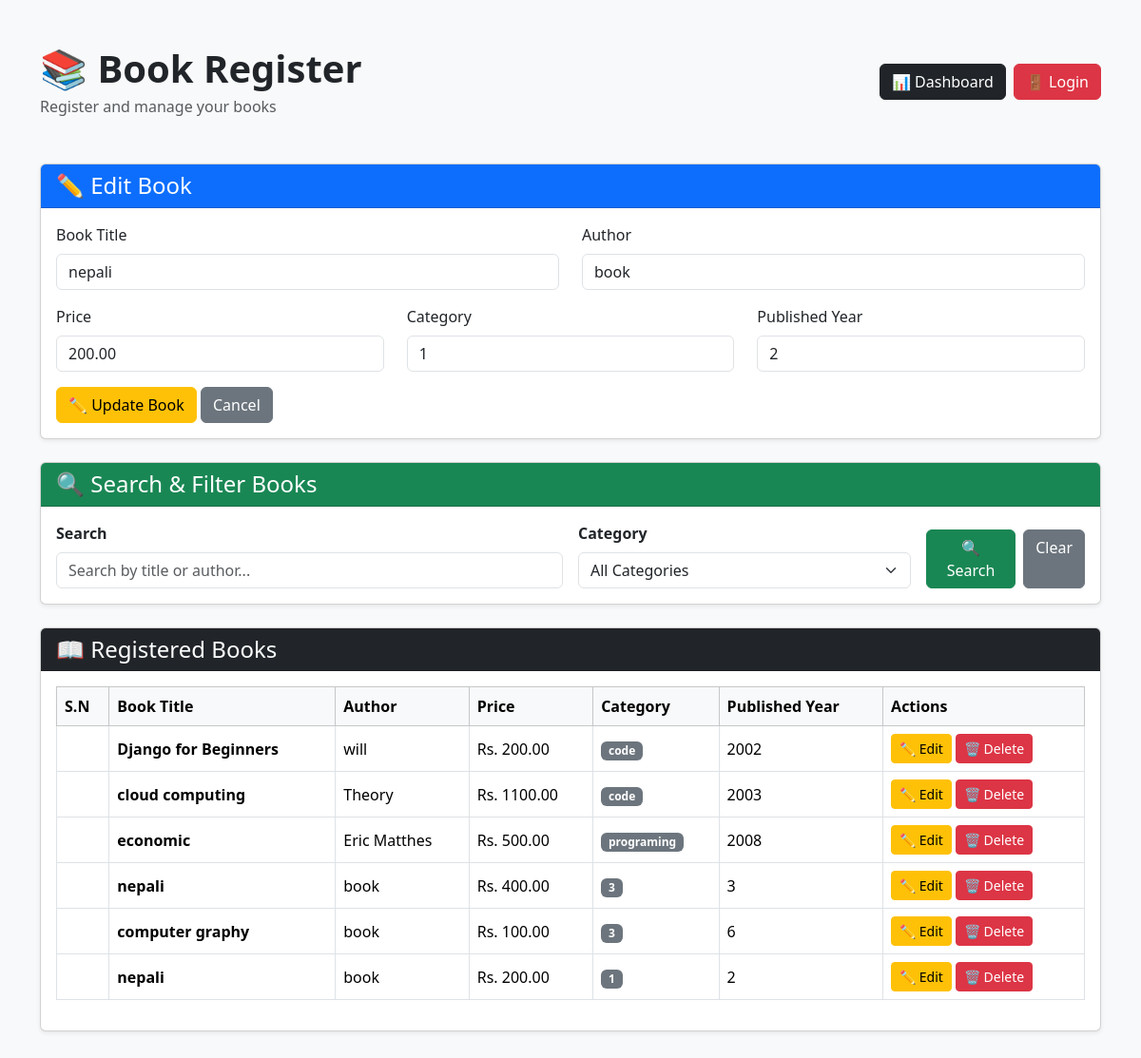
/books/edit/1/ (signed in), run on the app's committed database.
### books/models.py (models this page shows, shortened)
class Book(models.Model):
    title = models.CharField(max_length=200)
    author = models.CharField(max_length=100)
    price = models.DecimalField(max_digits=10, decimal_places=2)
    category = models.CharField(max_length=100)
    published_year = models.IntegerField()

### books/views.py (the view)
@login_required
def book_edit(request, id):
    book = get_object_or_404(
        Book,
        id=id
    )
    if request.method == "POST":
        form = BookForm(
            request.POST,
            instance=book
        )
        if form.is_valid():
            form.save()
            messages.success(
                request,
                "Book updated successfully! ✏️"
            )
            return redirect(
                "book_register"
            )
    else:
        form = BookForm(
            instance=book
        )
    books = Book.objects.all().order_by("-id")
    return render(
        request,
        "books/book_register.html",
        {
            "form": form,
            "books": books,
            "edit_mode": True,
            "edit_id": book.id,
        },
    )

### books/forms.py
class BookForm(forms.ModelForm):
    class Meta:
        model = Book
        fields = [
            "title",
            "author",
            "price",
            "category",
            "published_year",
        ]
        widgets = {
            "title": forms.TextInput(
                attrs={"class": "form-control", "placeholder": "Enter book title"}
            ),
            "author": forms.TextInput(
                attrs={"class": "form-control", "placeholder": "Enter author name"}
            ),
            "price": forms.NumberInput(
                attrs={"class": "form-control", "placeholder": "Enter price"}
            ),
            "category": forms.TextInput(
                attrs={"class": "form-control", "placeholder": "Enter category"}
            ),
            "published_year": forms.NumberInput(
                attrs={"class": "form-control", "placeholder": "Enter published year"}
            ),
        }

### books/templates/books/book_register.html (shortened to what this page needs)
<!DOCTYPE html>
<html lang="en">
<head>
    <link
        href="https://cdn.jsdelivr.net/npm/bootstrap@5.3.3/dist/css/bootstrap.min.css"
        rel="stylesheet">
</head>
<body class="bg-light">
<div class="container py-5">
    <div class="d-flex justify-content-between align-items-center mb-5">
        <div>
            <h1 class="fw-bold mb-1">
                📚 Book Register
            </h1>
            <p class="text-muted mb-0">
                Register and manage your books
            </p>
        </div>
    <div class="d-flex align-items-center gap-2">
    <a href="{% url 'dashboard' %}"
       class="btn btn-dark">
        📊 Dashboard
    </a>
    <form method="post"
          action="{% url 'logout' %}"
          class="d-inline">
        <button type="submit"
                class="btn btn-danger">
            🚪 Login
        </button>
    </form>
</div>
    </div>
    <div class="card shadow-sm mb-4">
        <div class="card-header bg-primary text-white">
            <h4 class="mb-0">
                {% if edit_mode %}
                    ✏️ Edit Book
                {% else %}
                    ➕ Register New Book
                {% endif %}
            </h4>
        </div>
        <div class="card-body">
            <form method="POST">
                <div class="row">
                    <div class="col-md-6 mb-3">
                        <label class="form-label">
                            Book Title
                        </label>
                        {{ form.title }}
                    </div>
                    <div class="col-md-6 mb-3">
                        <label class="form-label">
                            Author
                        </label>
                        {{ form.author }}
                    </div>
                    <div class="col-md-4 mb-3">
                        <label class="form-label">
                            Price
                        </label>
                        {{ form.price }}
                    </div>
                    <div class="col-md-4 mb-3">
                        <label class="form-label">
                            Category
                        </label>
                        {{ form.category }}
                    </div>
                    <div class="col-md-4 mb-3">
                        <label class="form-label">
                            Published Year
                        </label>
                        {{ form.published_year }}
                    </div>
                </div>
                {% if edit_mode %}
                    <button
                        type="submit"
                        class="btn btn-warning">
                        ✏️ Update Book
                    </button>
                    <a
                        href="{% url 'book_register' %}"
                        class="btn btn-secondary">
                        Cancel
                    </a>
                {% else %}
                    <button
                        type="submit"
                        class="btn btn-primary">
                        ➕ Register Book
                    </button>
                {% endif %}
            </form>
        </div>
    </div>
    <div class="card shadow-sm mb-4">
        <div class="card-header bg-success text-white">
            <h4 class="mb-0">
                🔍 Search & Filter Books
            </h4>
        </div>
        <div class="card-body">
            <form method="GET">
                <div class="row g-3 align-items-end">
                    <div class="col-md-6">
                        <label class="form-label fw-semibold">
                            Search
                        </label>
                        <input
                            type="text"
                            name="search"
                            class="form-control"
                            placeholder="Search by title or author..."
                            value="{{ search }}"
                        >
                    </div>
                    <div class="col-md-4">
                        <label class="form-label fw-semibold">
                            Category
                        </label>
                        <select
                            name="category"
                            class="form-select">
                            <option value="">
                                All Categories
                            </option>
                        </select>
                    </div>
                    <div class="col-md-2">
                        <div class="d-flex gap-2">
                            <button
                                type="submit"
                                class="btn btn-success flex-grow-1">
                                🔍 Search
                            </button>
                            <a
                                href="{% url 'book_register' %}"
                                class="btn btn-secondary flex-grow-1">
                                Clear
                            </a>
                        </div>
                    </div>
                </div>
            </form>
        </div>
    </div>
    <div class="card shadow-sm">
        <div class="card-header bg-dark text-white">
            <h4 class="mb-0">
                📖 Registered Books
            </h4>
        </div>
        <div class="card-body">
            {% if books %}
                <div class="table-responsive">
                    <table
                        class="table table-hover table-bordered align-middle">
                        <thead class="table-light">
                            <tr>
                                <th>S.N</th>
                                <th>Book Title</th>
                                <th>Author</th>
                                <th>Price</th>
                                <th>Category</th>
                                <th>Published Year</th>
                                <th>Actions</th>
                            </tr>
                        </thead>
                        <tbody>
                            {% for book in books %}
                                <tr>
                                    <td>
                                    </td>
                                    <td class="fw-semibold">
                                        {{ book.title }}
                                    </td>
                                    <td>
                                        {{ book.author }}
                                    </td>
                                    <td>
                                        Rs. {{ book.price }}
                                    </td>
                                    <td>
                                        <span class="badge bg-secondary">
                                            {{ book.category }}
                                        </span>
                                    </td>
                                    <td>
                                        {{ book.published_year }}
                                    </td>
                                    <td>
                                        <a
                                            href="{% url 'book_edit' book.id %}"
                                            class="btn btn-sm btn-warning">
                                            ✏️ Edit
                                        </a>
                                        <a
                                            href="{% url 'book_delete' book.id %}"
                                            class="btn btn-sm btn-danger">
                                            🗑️ Delete
                                        </a>
                                    </td>
                                </tr>
                            {% endfor %}
                        </tbody>
                    </table>
                </div>
            {% endif %}
        </div>
    </div>
</div>
</body>
</html>

### data on the page
Book: title "nepali", author "book", price "200.00", category "1", published_year "2"
Book: title "Django for Beginners", author "will", price "200.00", category "code", published_year "2002"
Book: title "cloud computing", author "Theory", price "1100.00", category "code", published_year "2003"
Book: title "economic", author "Eric Matthes", price "500.00", category "programing", published_year "2008"
Book: title "nepali", author "book", price "400.00", category "3", published_year "3"
Book: title "computer graphy", author "book", price "100.00", category "3", published_year "6"
